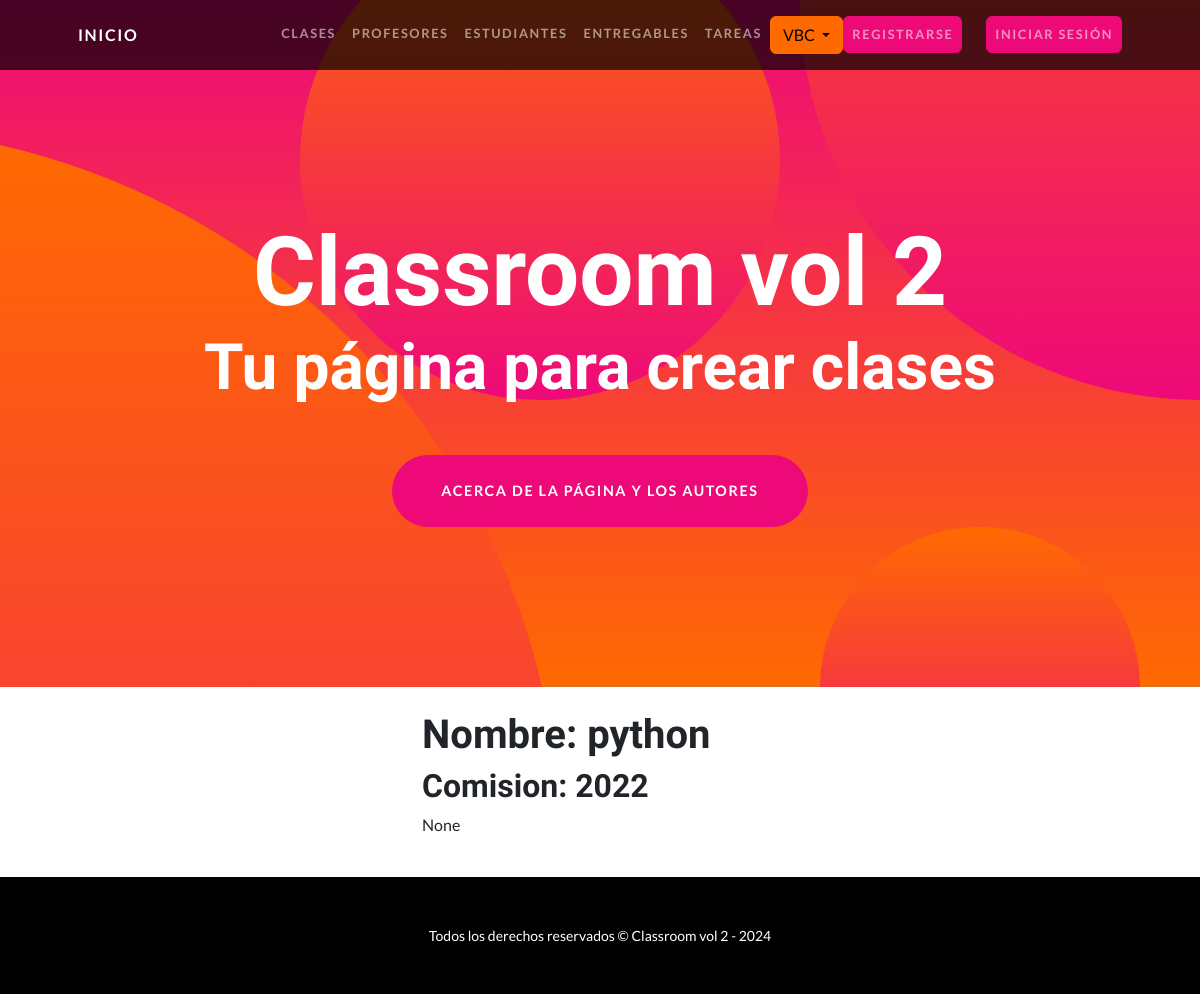
/cursos-vbc-detalle/1, run on the app's committed database.
### laApp/models.py (models this page shows, shortened)
class Curso(models.Model):
    nombre = models.CharField(max_length=40)
    comision = models.IntegerField()
    descripcion= models.TextField(null=True)

### laApp/views.py (the view)
# urls.py: path('cursos-vbc-detalle/<int:pk>', views.CursoDetailView.as_view(), name="cursos-vbc-detalle"),
class CursoDetailView(DetailView):
   model= Curso
   template_name= "laApp/vbc/cursos-vbc-detalle.html"

### laApp/templates/laApp/vbc/cursos-vbc-detalle.html (shortened to what this page needs)
{% extends 'laApp/base.html' %}
{% block content %}
<div class="container my-4">
    <div class="row justify-content-center">
        <div class="col-4">
            <h1>Nombre: {{curso.nombre}}</h1>
            <h2>Comision: {{curso.comision}}</h2>
            <p>{{curso.descripcion}}</p>
        </div>
    </div>
</div>
{% endblock %}

### data on the page
Curso: nombre "python", comision "2022", descripcion "None"
